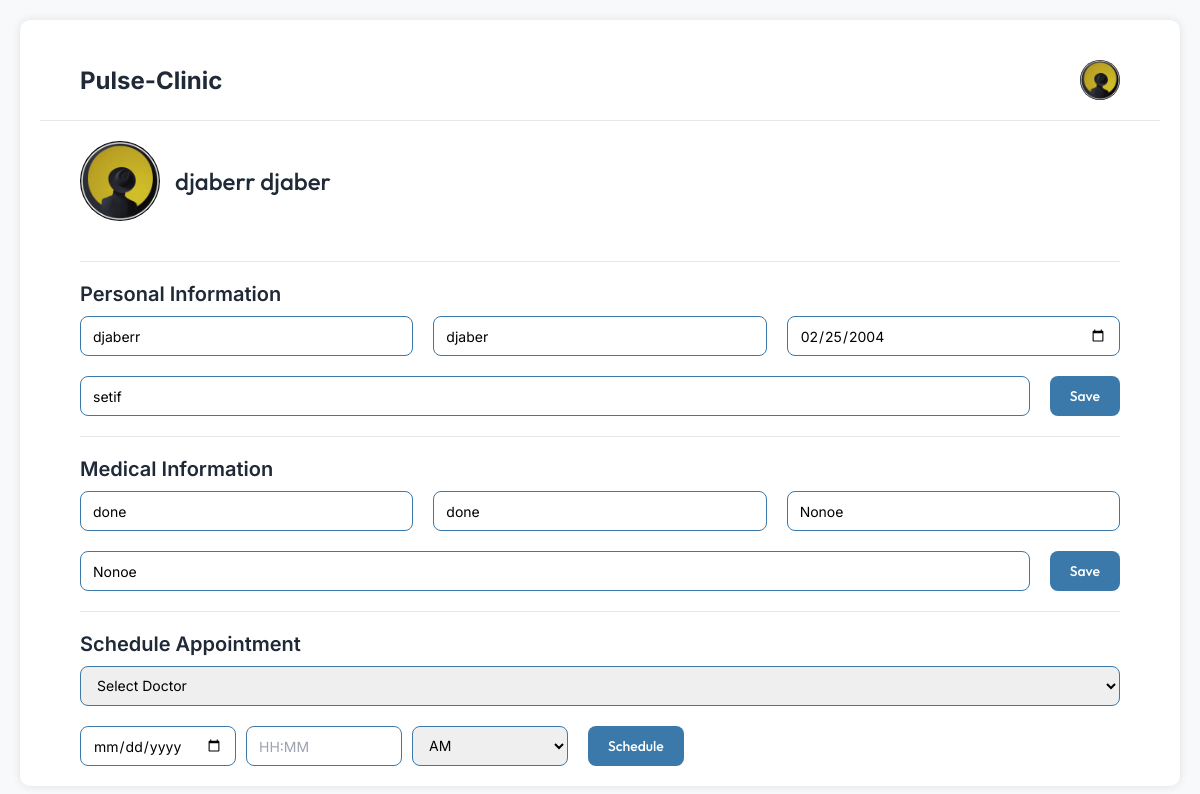
Screenshot of /book-appointment.php (signed in) with the database file from the repository.
### tables this page shows
CREATE TABLE `users` (
  `user_id` int(11) NOT NULL,
  `full_name` varchar(100) NOT NULL,
  `email` varchar(100) NOT NULL,
  `password_hash` varchar(255) NOT NULL,
  `role` enum('patient','doctor','admin') NOT NULL,
  `phone_number` varchar(20) DEFAULT NULL,
  `gender` enum('male','female','other') DEFAULT NULL,
  `date_of_birth` date DEFAULT NULL,
  `address` text DEFAULT NULL
);

CREATE TABLE `patient_medical_info` (
  `medical_info_id` int(11) NOT NULL,
  `patient_id` int(11) NOT NULL,
  `blood_type` varchar(10) DEFAULT NULL,
  `allergies` text DEFAULT NULL,
  `chronic_conditions` text DEFAULT NULL,
  `current_medications` text DEFAULT NULL,
  `family_medical_history` text DEFAULT NULL,
  `emergency_contact_name` varchar(100) DEFAULT NULL,
  `emergency_contact_phone` varchar(20) DEFAULT NULL,
  `emergency_contact_relationship` varchar(50) DEFAULT NULL,
  `insurance_provider` varchar(100) DEFAULT NULL,
  `insurance_policy_number` varchar(100) DEFAULT NULL,
  `last_updated` timestamp NOT NULL DEFAULT current_timestamp() ON UPDATE current_timestamp()
);

### book-appointment.php (the view, shortened to what this page needs)
<?php
$host = "localhost";
$dbname = "pulse_clinic";
$username = "root";
$password = "";
try {
    $pdo = new PDO("mysql:host=$host;dbname=$dbname;charset=utf8mb4", $username, $password);
    $pdo->setAttribute(PDO::ATTR_ERRMODE, PDO::ERRMODE_EXCEPTION);
} catch(PDOException $e) {
    die("Database connection failed: " . $e->getMessage());
}
$userData = [];
$medicalData = [];
if (isset($_SESSION['user_id'])) {
    $stmt = $pdo->prepare("SELECT * FROM users WHERE user_id = ?");
    $stmt->execute([$_SESSION['user_id']]);
    $userData = $stmt->fetch(PDO::FETCH_ASSOC);
    $stmt = $pdo->prepare("SELECT pmi.* FROM patient_medical_info pmi
                          JOIN patients p ON p.patient_id = pmi.patient_id
                          WHERE p.patient_id = ?");
    $stmt->execute([$_SESSION['user_id']]);
    $medicalData = $stmt->fetch(PDO::FETCH_ASSOC);
}
$firstName = '';
$lastName = '';
if (!empty($userData['full_name'])) {
    $nameParts = explode(' ', $userData['full_name']);
    $firstName = $nameParts[0] ?? '';
    $lastName = implode(' ', array_slice($nameParts, 1));
}
?>
<!DOCTYPE html>
<html lang="en">
<head>
    <link href="https://cdnjs.cloudflare.com/ajax/libs/font-awesome/6.0.0-beta3/css/all.min.css" rel="stylesheet">
</head>
<body>
    <div class="container">
        <header>
            <a href="afterlogin.php" class="logo">Pulse-Clinic</a>
            <img class="profile-img" src="image/8200435763dd55fbba824456fe180d76.jpg" alt="User profile">
        </header>
        <div class="user-profile">
            <img class="user-avatar" src="image/8200435763dd55fbba824456fe180d76.jpg" alt="User avatar">
            <div class="user-name">
                <?php echo isset($_SESSION['full_name']) ? htmlspecialchars($_SESSION['full_name']) : 'Guest User'; ?>
            </div>
        </div>
        <div class="divider"></div>
        <div class="section-container">
            <h2 class="section-title">Personal Information</h2>
            <form class="form-section" method="post">
                <div class="input-row">
                    <input type="text" class="input-field" name="firstName" placeholder="First Name" required
                        value="<?php echo htmlspecialchars($firstName); ?>">
                    <input type="text" class="input-field" name="lastName" placeholder="Last Name" required
                        value="<?php echo htmlspecialchars($lastName); ?>">
                    <input type="date" class="input-field" name="dateOfBirth" required
                        value="<?php echo !empty($userData['date_of_birth']) ? htmlspecialchars($userData['date_of_birth']) : ''; ?>">
                </div>
                <div class="form-actions">
                    <input type="text" class="input-field wider-field" name="address" placeholder="Address" required
                        value="<?php echo !empty($userData['address']) ? htmlspecialchars($userData['address']) : ''; ?>">
                    <button type="submit" name="personal_info" class="btn">Save</button>
                </div>
            </form>
        </div>
        <div class="divider"></div>
        <div class="section-container">
            <h2 class="section-title">Medical Information</h2>
            <form class="form-section" method="post">
                <div class="input-row">
                    <input type="text" class="input-field" name="allergies" placeholder="Allergies"
                        value="<?php echo !empty($medicalData['allergies']) ? htmlspecialchars($medicalData['allergies']) : ''; ?>">
                    <input type="text" class="input-field" name="medications" placeholder="Current Medications"
                        value="<?php echo !empty($medicalData['current_medications']) ? htmlspecialchars($medicalData['current_medications']) : ''; ?>">
                    <input type="text" class="input-field" name="conditions" placeholder="Medical Conditions"
                        value="<?php echo !empty($medicalData['chronic_conditions']) ? htmlspecialchars($medicalData['chronic_conditions']) : ''; ?>">
                </div>
                <div class="form-actions">
                    <input type="text" class="input-field wider-field" name="emergency" placeholder="Emergency Contact" required
                        value="<?php echo !empty($medicalData['emergency_contact_name']) ? htmlspecialchars($medicalData['emergency_contact_name']) : ''; ?>">
                    <button type="submit" name="medical_info" class="btn">Save</button>
                </div>
            </form>
        </div>
        <div class="divider"></div>
        <div class="section-container">
            <h2 class="section-title">Schedule Appointment</h2>
            <form class="form-section" method="post">
                <div class="input-row">
                    <select class="input-field" name="doctor_id" required>
                        <option value="">Select Doctor</option>
                    </select>
                </div>
                <div class="form-actions">
                    <div class="date-time-section">
                        <input type="date" class="input-field date-field" name="appointmentDate" required>
                        <input type="text" class="input-field hour-field" name="appointmentTime" placeholder="HH:MM" required
                            pattern="^(1[0-2]|[1-9]):[0-5][0-9]$" title="Use HH:MM format (e.g., 9:30)">
                        <select class="input-field ampm-field" name="appointmentAmPm">
                            <option value="AM">AM</option>
                        </select>
                    </div>
                    <button type="submit" name="appointment_info" class="btn">Schedule</button>
                </div>
            </form>
        </div>
    </div>
</body>
</html>

### book-appointment.php (style rules this page uses)
* { margin: 0; padding: 0; box-sizing: border-box; font-family: 'Inter', sans-serif; }
body { background-color: #f8f9fa; display: flex; justify-content: center; min-height: 100vh; }
.container { max-width: 1200px; width: 100%; background: white; padding: 20px; margin: 20px; border-radius: 10px; box-shadow: 0 0 10px rgba(0,0,0,0.1); }
header { display: flex; align-items: center; justify-content: space-between; padding: 20px 40px; border-bottom: 1px solid #e5e7eb; }
.logo { color: #1f2937; font-size: 24px; font-weight: 700; text-decoration: none; transition: color 0.3s ease; }
.profile-img { width: 40px; height: 40px; border-radius: 50%; object-fit: cover; cursor: pointer; transition: transform 0.3s ease; }
.user-profile { display: flex; align-items: center; padding: 20px 40px; gap: 15px; }
.user-avatar { width: 80px; height: 80px; border-radius: 50%; object-fit: cover; transition: all 0.3s ease; }
.user-name { color: #1f2937; font-size: 24px; font-family: 'Outfit', sans-serif; font-weight: 500; }
.divider { height: 1px; background: #e5e7eb; margin: 20px 40px; }
.section-title { color: #1f2937; font-size: 20px; font-weight: 600; margin: 20px 40px 10px; }
.form-section { padding: 0 40px; }
.input-row { display: flex; flex-wrap: wrap; gap: 20px; margin-bottom: 20px; }
.input-field { flex: 1; min-width: 200px; height: 40px; border: 1px solid #3a79a9; border-radius: 8px; padding: 0 12px; font-size: 14px; transition: all 0.3s ease; }
.input-field::placeholder { color: #9ca3af; }
.wider-field { flex: 2; min-width: 300px; }
.btn { height: 40px; padding: 0 20px; background: #3a79a9; border: none; border-radius: 8px; color: white; font-size: 14px; font-family: 'Outfit', sans-serif; font-weight: 500; cursor: pointer; transition: all 0.3s ease; display: inline-flex; align-items: center; justify-content: center; }
.date-time-section { display: flex; gap: 10px; flex-wrap: wrap; }
.date-field { min-width: 150px; }
.hour-field { min-width: 100px; }
.ampm-field { min-width: 80px; }
.form-actions { display: flex; align-items: center; gap: 20px; flex-wrap: wrap; }

### rows the page displays
users: firstName "djaberr", lastName "djaber", dateOfBirth "02/25/2004", address "setif"
patient_medical_info: allergies "done", medications "done", conditions "Nonoe", emergency "Nonoe"

### other values shown
$_SESSION['full_name'] "djaberr djaber"
